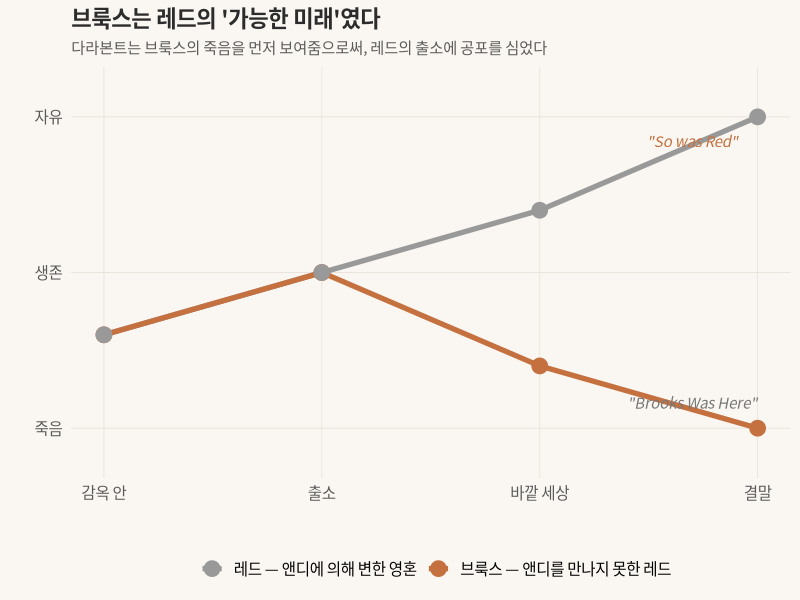
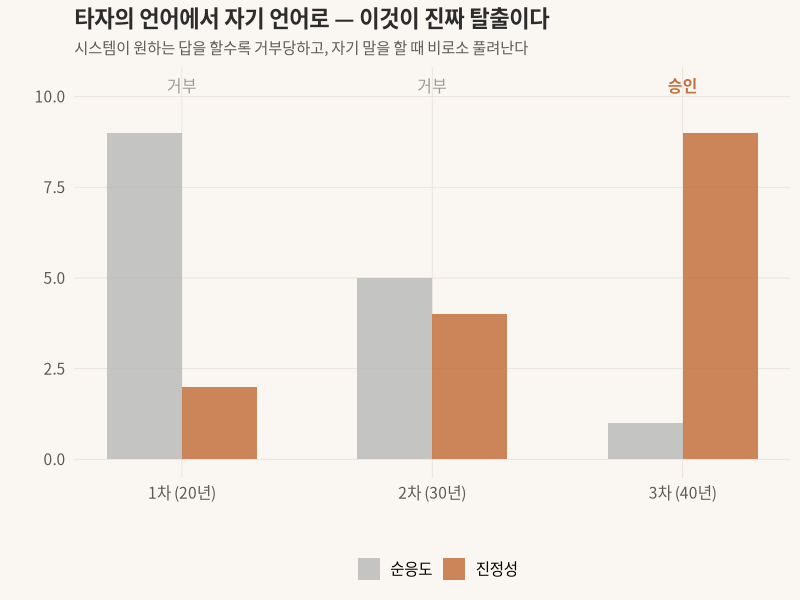
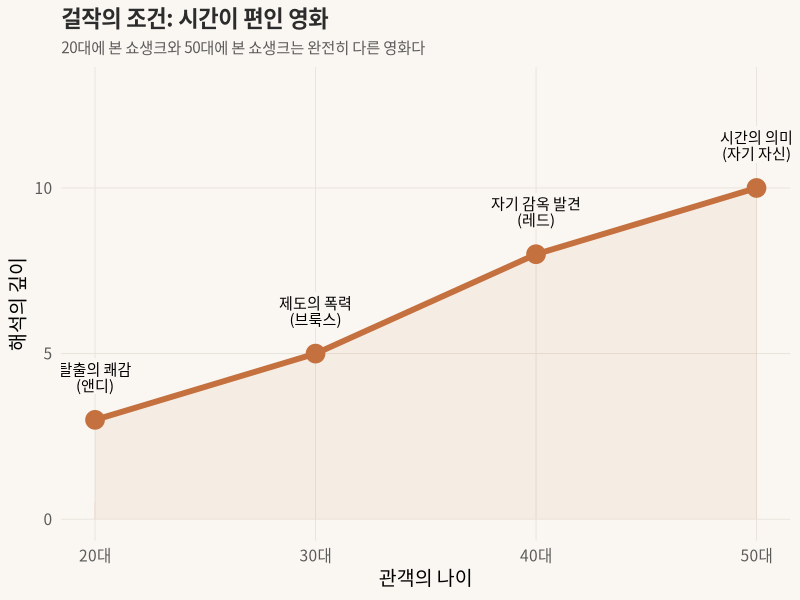

Write the R code that produced these figures, in order.
## ---- chunk 1
knitr::opts_chunk$set(
  echo = FALSE, warning = FALSE, message = FALSE,
  fig.width = 10, fig.height = 5.5, dpi = 150
)
library(ggplot2)
library(dplyr)
library(tidyr)

theme_voyager <- function() {
  theme_minimal(base_size = 14, base_family = "Noto Sans CJK KR") +
    theme(
      plot.title = element_text(face = "bold", size = 16, color = "#2c2c2c"),
      plot.subtitle = element_text(size = 11, color = "#5a5a5a", lineheight = 1.4),
      plot.background = element_rect(fill = "#faf7f2", color = NA),
      panel.background = element_rect(fill = "#faf7f2", color = NA),
      panel.grid.major = element_line(color = "#e8e2d9", linewidth = 0.3),
      panel.grid.minor = element_blank(),
      axis.text = element_text(color = "#5a5a5a"),
      legend.position = "bottom"
    )
}
## ---- chunk 2
#| fig-cap: "브룩스와 레드 — 다라본트가 설계한 거울"
#| lightbox: true

df <- data.frame(
  stage = rep(c("감옥 안", "출소", "바깥 세상", "결말"), 2),
  stage_num = rep(1:4, 2),
  freedom = c(3, 5, 2, 0, 3, 5, 7, 10),
  who = rep(c("브룩스 — 앤디를 만나지 못한 레드", "레드 — 앤디에 의해 변한 영혼"), each = 4)
)

ggplot(df, aes(x = stage_num, y = freedom, color = who)) +
  geom_line(linewidth = 1.8) +
  geom_point(size = 5) +
  scale_x_continuous(breaks = 1:4, labels = c("감옥 안", "출소", "바깥 세상", "결말")) +
  scale_color_manual(values = c("#999999", "#c4703f")) +
  scale_y_continuous(limits = c(-1, 11), breaks = c(0, 5, 10),
                     labels = c("죽음", "생존", "자유")) +
  annotate("text", x = 3.7, y = 0.8, label = '"Brooks Was Here"',
           fontface = "italic", color = "#777777", size = 3.8,
           family = "Noto Sans CJK KR") +
  annotate("text", x = 3.7, y = 9.2, label = '"So was Red"',
           fontface = "italic", color = "#c4703f", size = 3.8,
           family = "Noto Sans CJK KR") +
  labs(title = "브룩스는 레드의 '가능한 미래'였다",
       subtitle = "다라본트는 브룩스의 죽음을 먼저 보여줌으로써, 레드의 출소에 공포를 심었다",
       x = "", y = "", color = "") +
  theme_voyager()
## ---- chunk 3
#| fig-cap: "역설: 시스템에 순응할수록 거부당한다"
#| lightbox: true

parole <- data.frame(
  hearing = c("1차\n(20년)", "2차\n(30년)", "3차\n(40년)"),
  num = 1:3,
  진정성 = c(2, 4, 9),
  순응도 = c(9, 5, 1)
) %>% pivot_longer(cols = c(진정성, 순응도), names_to = "지표", values_to = "점수")

ggplot(parole, aes(x = num, y = 점수, fill = 지표)) +
  geom_col(position = "dodge", width = 0.6, alpha = 0.85) +
  scale_x_continuous(breaks = 1:3, labels = c("1차 (20년)", "2차 (30년)", "3차 (40년)")) +
  scale_fill_manual(values = c("#bbbbbb", "#c4703f")) +
  annotate("text", x = 1, y = 10.3, label = "거부", color = "#999999", size = 4,
           family = "Noto Sans CJK KR") +
  annotate("text", x = 2, y = 10.3, label = "거부", color = "#999999", size = 4,
           family = "Noto Sans CJK KR") +
  annotate("text", x = 3, y = 10.3, label = "승인", color = "#c4703f",
           fontface = "bold", size = 4, family = "Noto Sans CJK KR") +
  labs(title = "타자의 언어에서 자기 언어로 — 이것이 진짜 탈출이다",
       subtitle = "시스템이 원하는 답을 할수록 거부당하고, 자기 말을 할 때 비로소 풀려난다",
       x = "", y = "", fill = "") +
  theme_voyager()
## ---- chunk 4
#| fig-cap: "같은 영화, 다른 영화 — 경험이 쌓일수록 깊은 층위가 열린다"
#| lightbox: true

layers <- data.frame(
  age = c("20대", "30대", "40대", "50대"),
  age_num = c(25, 35, 45, 55),
  what = c("탈출의 쾌감\n(앤디)", "제도의 폭력\n(브룩스)", "자기 감옥 발견\n(레드)", "시간의 의미\n(자기 자신)"),
  depth = c(3, 5, 8, 10)
)

ggplot(layers, aes(x = age_num, y = depth)) +
  geom_area(fill = "#c4703f", alpha = 0.08) +
  geom_line(color = "#c4703f", linewidth = 2) +
  geom_point(color = "#c4703f", size = 6) +
  geom_label(aes(label = what), vjust = -0.7, size = 3.8,
             fill = "#faf7f2", label.size = 0,
             family = "Noto Sans CJK KR", lineheight = 0.9) +
  scale_x_continuous(breaks = c(25, 35, 45, 55), labels = layers$age) +
  scale_y_continuous(limits = c(0, 13)) +
  labs(title = "걸작의 조건: 시간이 편인 영화",
       subtitle = "20대에 본 쇼생크와 50대에 본 쇼생크는 완전히 다른 영화다",
       x = "관객의 나이", y = "해석의 깊이") +
  theme_voyager()
